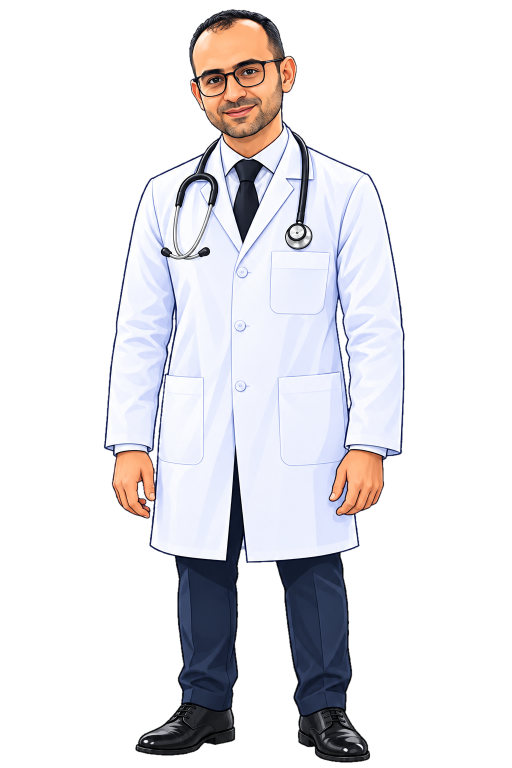
#> input picture sibo-animation/assets/character/doctor_cartoon_master.png, 1024 x 1536 px (shown at 1/2 size)
$ python build_master_rig.py
#> lines starting #> are read from the running program, lines starting #| are printed output that depends on the picture; after the words box and inside, x2 and y2 are one past the last pixel; in counts of white or black regions, pixels touching at a corner belong together
"""Build Dr. Sanad's animation rig from the approved master illustration
(assets/character/doctor_cartoon_master.png, transparent; made by scripts/clean_master.py).

Everything is cut from / warped out of that one image, so the character stays exactly as approved:
  torso.png            coat, shirt, tie, stethoscope, legs, upper arms (forearms and head removed;
                       the coat that was hidden behind each hand is rebuilt, the neck is extended under the head)
  forearm_l/r.png      sleeve below the elbow + hand, with a round elbow so it can rotate
  head_<shape>_<k>.png the head with the jaw opened by a warp: lower lip + chin move down and the mouth
                       interior (teeth, tongue) appears in the gap. shape: wide | round, k = 0..7
  brow_<name>.png      the brow band warped: up1, up2 (raised), concern (inner ends up)
  rig.json             offsets, pivots, eye positions (all in rig px = master px x 2)"""
from PIL import Image, ImageFilter, ImageDraw
import numpy as np, json, os, cv2
from scipy import ndimage as nd

ROOT = os.path.dirname(os.path.dirname(os.path.abspath(__file__)))
SRC = os.path.join(ROOT, 'assets/character/doctor_cartoon_master.png')
OUT = os.path.join(ROOT, 'assets/character/master_rig'); os.makedirs(OUT, exist_ok=True)
U = 2  # rig scale

m1 = Image.open(SRC).convert('RGBA')
#> m1 is the input picture: PIL image 1024x1536 RGBA; mean R, G, B, A 213.8, 212.8, 216.4, 91
M = m1.resize((m1.width * U, m1.height * U), Image.LANCZOS)
A = np.asarray(M).astype(np.float32)          # H x W x 4 (premultiplied later where needed)
H, W = A.shape[:2]
#> H = 3072; W = 2048
P = lambda pts: [(x * U, y * U) for x, y in pts]


def poly_mask(pts, blur=0):
    m = Image.new('L', (W, H), 0); ImageDraw.Draw(m).polygon(P(pts), fill=255)
    if blur: m = m.filter(ImageFilter.GaussianBlur(blur))
    return np.asarray(m).astype(np.float32) / 255


def ellipse_mask(cx, cy, rx, ry, blur=0):
    m = Image.new('L', (W, H), 0); ImageDraw.Draw(m).ellipse([(cx - rx) * U, (cy - ry) * U, (cx + rx) * U, (cy + ry) * U], fill=255)
    if blur: m = m.filter(ImageFilter.GaussianBlur(blur))
    return np.asarray(m).astype(np.float32) / 255


def save_crop(arr, name, pad=4):
    a = np.clip(arr, 0, 255).astype(np.uint8)
    ys, xs = np.where(a[..., 3] > 0)
    x0, y0, x1, y1 = max(xs.min() - pad, 0), max(ys.min() - pad, 0), min(xs.max() + pad, W), min(ys.max() + pad, H)
    Image.fromarray(a[y0:y1, x0:x1]).save(os.path.join(OUT, name + '.png'))
    return [int(x0), int(y0)]


def with_alpha(rgba, mask):
    o = rgba.copy(); o[..., 3] = rgba[..., 3] * mask; return o


meta = {'scale': U, 'size': [W, H], 'parts': {}}
alpha = A[..., 3] / 255
skin = (A[..., 0] > A[..., 2] + 25) & (alpha > 0.5)
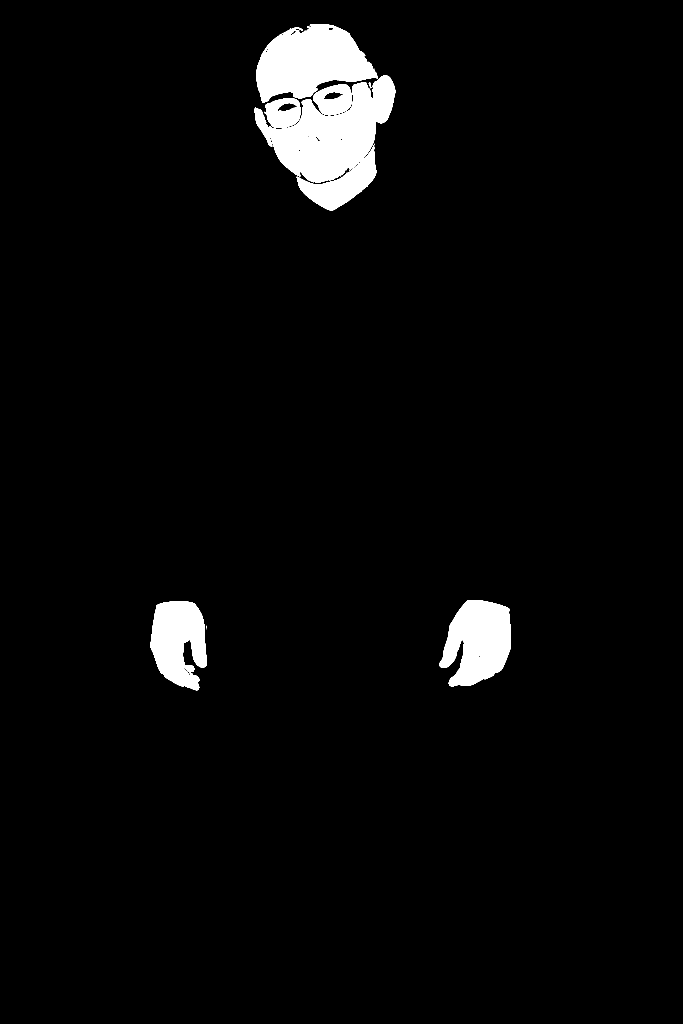
#> skin: shape (3072, 2048) bool (shown at 1/3 size); 3.5% white; 13 white regions (4 under 20 px), largest, box (x1, y1, x2, y2) and area: (764, 226, 1186, 548) 64901, (769, 72, 1133, 308) 54215, (1318, 1800, 1532, 2060) 39295

# ---------------------------------------------------------------- forearms
ARMS = {
    'l': {'pivot': (256, 626), 'r': 54,
          'sleeve': [(186, 618), (322, 618), (326, 660), (334, 690), (322, 780), (310, 880), (304, 905), (300, 1068), (186, 1068)],
          'hand_box': (186, 868, 336, 1068),
          'coat_fill': None},
    'r': {'pivot': (752, 626), 'r': 58,
          'sleeve': [(690, 618), (845, 618), (845, 1068), (716, 1068), (707, 960), (698, 880), (702, 700)],
          'hand_box': (628, 868, 800, 1068),
          # coat that the right hand hid: bounded by the coat edge (~(695,880) -> (720,1092))
          'coat_fill': [(676, 880), (698, 880), (708, 940), (714, 1000), (719, 1092), (626, 1092), (626, 938), (664, 938), (668, 912)]},
}
torso = A.copy()
for side, d in ARMS.items():
    px, py = d['pivot']
    sleeve = poly_mask(d['sleeve'])
    x0, y0, x1, y1 = d['hand_box']
    hb = np.zeros((H, W), bool); hb[y0 * U:y1 * U, x0 * U:x1 * U] = True
    hand = nd.binary_dilation(skin & hb, iterations=9) & (alpha > 0.05) & hb
    cuff = poly_mask([(x0, 870), (x1, 870), (x1, 915), (x0, 915)]) > 0
    cuff &= nd.binary_dilation(hand | (sleeve > 0), iterations=8)
    elbow = ellipse_mask(px, py, d['r'], d['r']) > 0
    piece = ((sleeve > 0) & (np.arange(H)[:, None] >= py * U - d['r'] * U)) | hand | (cuff & (alpha > 0.05))
    piece &= (elbow | (np.arange(H)[:, None] >= py * U))
    xs_ = np.arange(W)[None, :] / U
    piece |= elbow & (alpha > 0.05) & ((xs_ < 316) if side == 'l' else (xs_ > 692))
    pm = nd.gaussian_filter(piece.astype(np.float32), 0.8)
    meta['parts']['forearm_' + side] = {'offset': save_crop(with_alpha(A, pm), 'forearm_' + side), 'pivot': [px * U, py * U]}
    # torso: drop the forearm below the elbow line (the upper arm stays)
    below = (np.arange(H)[:, None] >= py * U) & np.ones((1, W), bool)
    keep = np.zeros((H, W), bool)                 # coat beside the elbow stays on the torso
    if side == 'l': keep[:665 * U, 312 * U:] = True
    else: keep[:665 * U, :696 * U] = True
    cut = nd.gaussian_filter((piece & below & ~keep).astype(np.float32), 0.8)
    torso[..., 3] *= (1 - cut)
    if d['coat_fill']:
        # rebuild the coat hidden behind the hand: inpaint from the surrounding coat, then restore the outline
        fill = poly_mask(d['coat_fill']) > 0
        hole = fill.copy()                  # repaint the whole patch (the art has a hand shadow on the coat)
        stale = torso[..., 3] < 200          # transparent pixels still carry the hand's colour: neutralise them
        torso[..., :3] = np.where(stale[..., None], np.array([228, 234, 250], np.float32), torso[..., :3])
        rgb = np.ascontiguousarray(torso[..., :3].astype(np.uint8))
        known = (torso[..., 3] > 200) & (poly_mask([(560, 936), (626, 936), (626, 1092), (560, 1092)]) > 0) & (torso[..., :3].sum(-1) > 600)
        # each row of the patch takes the coat colour just left of it (averaged, light pixels only), smoothed
        strip = torso[:, 596 * U:624 * U, :3]
        okm = (strip.sum(-1) > 600) & (torso[:, 596 * U:624 * U, 3] > 200)
        rowcol = (strip * okm[..., None]).sum(1) / np.maximum(okm.sum(1), 1)[:, None]
        rowcol = nd.gaussian_filter1d(rowcol, 6, axis=0)
        inp = np.broadcast_to(rowcol[:, None, :], torso[..., :3].shape)
        hm = nd.gaussian_filter(hole.astype(np.float32), 5 * U)[..., None] * hole[..., None] + \
             nd.gaussian_filter(hole.astype(np.float32), 5 * U)[..., None] * (~hole[..., None]) * (torso[..., 3:] > 200)
        hm = np.clip(hm * 1.6, 0, 1)
        torso[..., :3] = torso[..., :3] * (1 - hm) + inp * hm
        torso[..., 3] = np.where(hole, 255, torso[..., 3])
#> this loop made 2 passes
#> cuff: shape (3072, 2048) bool; 0.31% white; 1 white region, box (x1, y1, x2, y2) and area: (1361, 1740, 1601, 1831) 19794
#> hb: shape (3072, 2048) bool; 2.2% white; 1 white region, box (x1, y1, x2, y2) and area: (1256, 1736, 1600, 2136) 137600
#> hole: shape (3072, 2048) bool; 1% white; 1 white region, box (x1, y1, x2, y2) and area: (1252, 1760, 1439, 2185) 62689
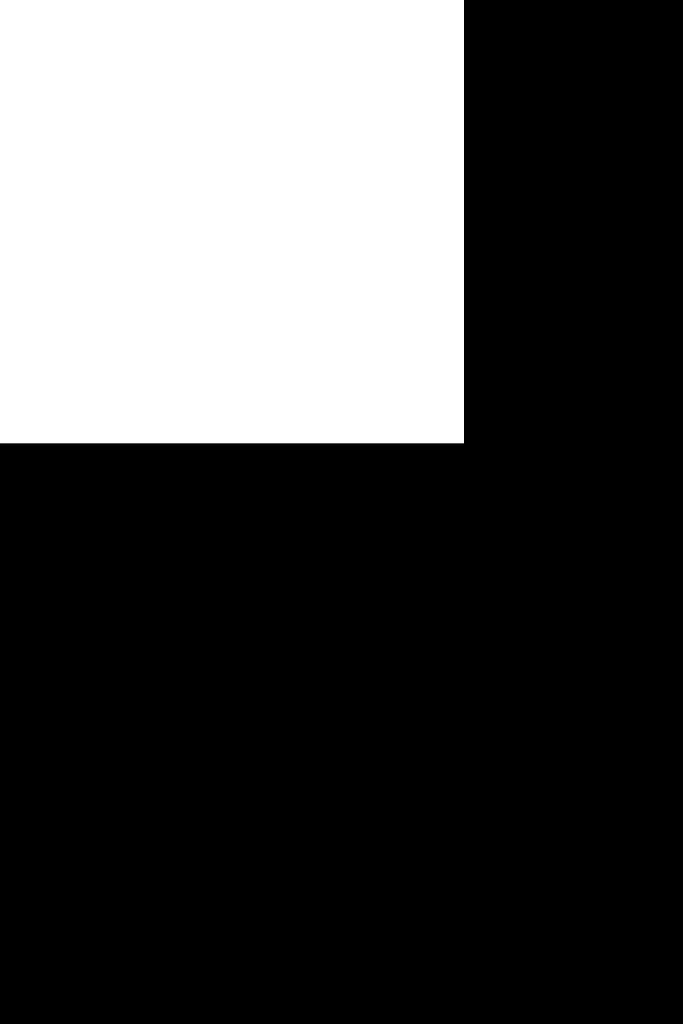
#> keep: shape (3072, 2048) bool (shown at 1/3 size); 29.4% white; 1 white region, box (x1, y1, x2, y2) and area: (0, 0, 1392, 1330) 1851360
#> piece: shape (3072, 2048) bool; 4.7% white; 1 white region, box (x1, y1, x2, y2) and area: (1309, 1136, 1691, 2137) 293297
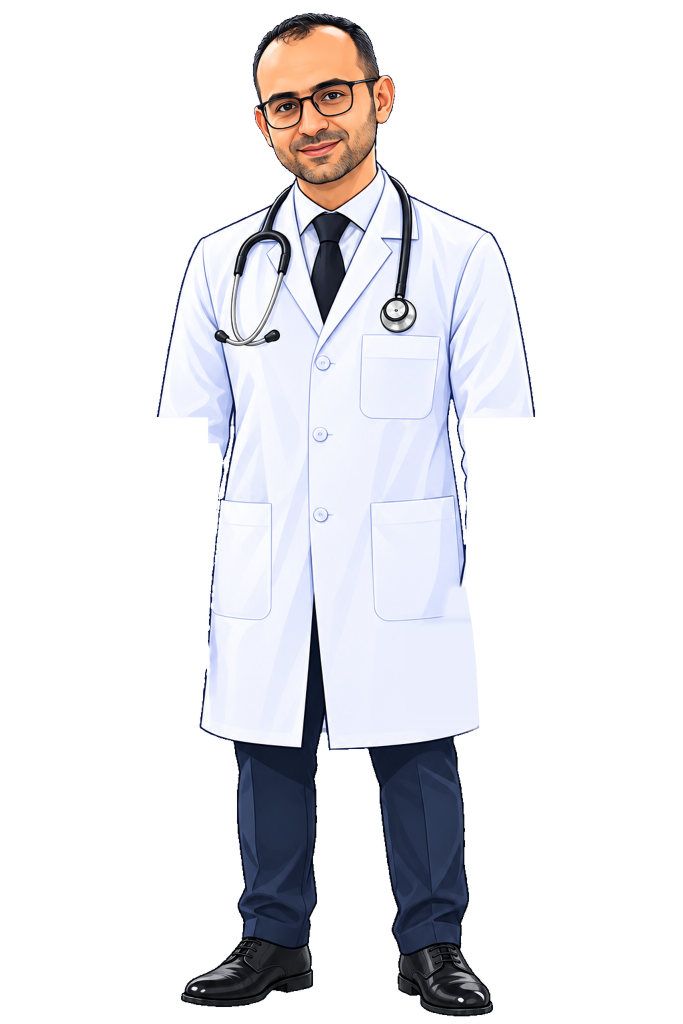
#> torso: shape (3072, 2048, 4) float32 (shown at 1/3 size); mean R, G, B, A 224.9, 226.4, 236.5, 79.5; transparent parts drawn white
#> after the loop, meta = 3 items

# coat edge outline where the right hand used to cover it
im_t = Image.fromarray(np.clip(torso, 0, 255).astype(np.uint8)); dr = ImageDraw.Draw(im_t)
dr.line(P([(697, 880), (705, 940), (712, 1000), (718, 1060), (720, 1092)]), fill=(14, 22, 70, 255), width=3 * U, joint='curve')
dr.line(P([(336, 700), (328, 780), (316, 880), (310, 960), (306, 1060), (305, 1090)]), fill=(14, 22, 70, 255), width=4 * U, joint='curve')
torso = np.asarray(im_t).astype(np.float32)

# ---------------------------------------------------------------- head
HEAD_C, HEAD_R = (485, 140), (118, 145)
head_m = np.maximum(ellipse_mask(*HEAD_C, *HEAD_R), poly_mask([(450, 250), (530, 240), (562, 258), (503, 316), (440, 272)]))
#> in ellipse_mask (call 3), `ImageDraw.Draw(m).ellipse([(cx - rx) * U, (cy - ry) * U, (cx + rx) * U`: m: PIL image 2048x3072 L; 3.4% white; 1 white region, box (x1, y1, x2, y2) and area: (734, 0, 1207, 571) 214945
#> in poly_mask (call 7), `ImageDraw.Draw(m).polygon(P(pts), fill=255)`: m: PIL image 2048x3072 L; 0.34% white; 1 white region, box (x1, y1, x2, y2) and area: (880, 480, 1125, 633) 21259
#> head_m: shape (3072, 2048) float32; values 0 (black) and 1 (white), 3.5% white; 1 white region, box (x1, y1, x2, y2) and area: (734, 0, 1207, 633) 221686
head_m = nd.gaussian_filter(head_m, 1.2) * (alpha > 0)
neck_rgb = A[290 * U:296 * U, 480 * U:515 * U, :3].reshape(-1, 3).mean(0)
#> neck_rgb = [228.4, 149, 101.5]
# torso: remove the head; under it, a neck column in neck colour (only seen as slivers when the head tilts)
torso[..., 3] *= (1 - ellipse_mask(*HEAD_C, HEAD_R[0] - 2, HEAD_R[1] - 6, blur=1))
#> in ellipse_mask (call 4), `ImageDraw.Draw(m).ellipse([(cx - rx) * U, (cy - ry) * U, (cx + rx) * U`: m: PIL image 2048x3072 L; 3.2% white; 1 white region, box (x1, y1, x2, y2) and area: (738, 2, 1203, 559) 203353
neckcol = poly_mask([(452, 200), (538, 196), (545, 270), (503, 312), (448, 268)], blur=2)
#> in poly_mask (call 8), `ImageDraw.Draw(m).polygon(P(pts), fill=255)`: m: PIL image 2048x3072 L; 0.55% white; 1 white region, box (x1, y1, x2, y2) and area: (896, 392, 1091, 625) 34527
torso[..., :3] = torso[..., :3] * (1 - neckcol[..., None]) * (torso[..., 3:] / 255) + neck_rgb * neckcol[..., None] \
    + torso[..., :3] * (1 - neckcol[..., None]) * (1 - torso[..., 3:] / 255)
torso[..., 3] = np.maximum(torso[..., 3], neckcol * 255)
meta['parts']['torso'] = {'offset': save_crop(torso, 'torso')}

# head bounding box (rig px)
hx0, hy0, hx1, hy1 = 360 * U, 0, 612 * U, 322 * U
HB = A[hy0:hy1, hx0:hx1].copy(); HM = head_m[hy0:hy1, hx0:hx1]
hh, hw = HB.shape[:2]
#> hh = 644; hw = 504
YY, XX = np.mgrid[0:hh, 0:hw].astype(np.float32)
X1 = (XX + hx0) / U; Y1 = (YY + hy0) / U             # master coords

# lip line (master px), measured on the art
LIP = np.array([(441, 225.5), (445, 225), (455, 226), (465, 225), (475, 223.5), (485, 222), (495, 220), (503, 217), (510, 212), (514, 209), (518, 207)])
Lx = np.interp(X1, LIP[:, 0], LIP[:, 1])
sm = lambda e0, e1, v: np.clip((v - e0) / (e1 - e0), 0, 1) ** 2 * (3 - 2 * np.clip((v - e0) / (e1 - e0), 0, 1))
SHAPES = {'wide': (444, 514, 7), 'round': (461, 503, 6)}
DROP = 12.0     # max jaw drop (master px)
LEVELS = 8


def premul(a): o = a.copy(); o[..., :3] *= a[..., 3:] / 255; return o
#> after `o[..., :3] *= a[..., 3:] / 255`:
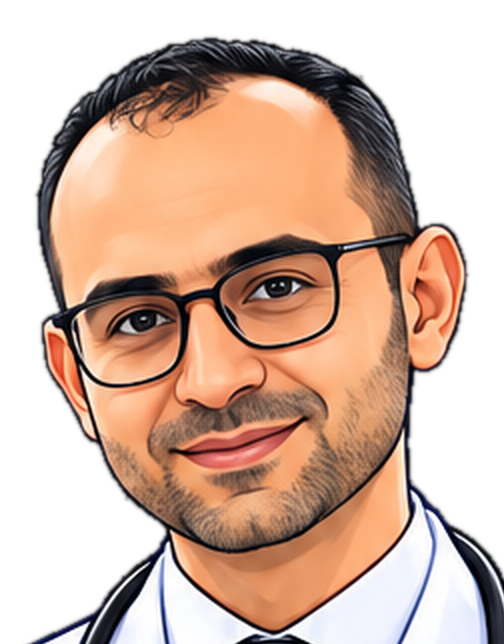
#> o: shape (644, 504, 4) float32; mean R, G, B, A 121.8, 91.9, 75.5, 166.5; transparent parts drawn white


HBp = premul(HB)
interior_top = np.array([58, 20, 24], np.float32); interior_bot = np.array([30, 10, 14], np.float32)
#> after `interior_top = np.array([58, 20, 24], np.float32)`: interior_top = [58, 20, 24]
#> after `interior_bot = np.array([30, 10, 14], np.float32)`: interior_bot = [30, 10, 14]
teeth = np.array([246, 242, 234], np.float32); tongue = np.array([190, 84, 92], np.float32)
#> after `teeth = np.array([246, 242, 234], np.float32)`: teeth = [246, 242, 234]
#> after `tongue = np.array([190, 84, 92], np.float32)`: tongue = [190, 84, 92]
for shape, (ma, mb, soft) in SHAPES.items():
    mouth = sm(ma, ma + soft, X1) * (1 - sm(mb - soft, mb, X1))
    g = np.exp(-((X1 - 480) / 48) ** 2)
    fall = 1 - sm(272, 300, Y1)
    for k in range(LEVELS):
        op = k / (LEVELS - 1)
        D = DROP * op * g * (0.55 + 0.45 * mouth)
        t = Y1 - Lx
        dy = D * fall * (mouth * (t > 0) + (1 - mouth) * sm(-14, 8, t))
        srcY = (YY - dy * U); srcX = XX
        warped = np.stack([nd.map_coordinates(HBp[..., c], [srcY, srcX], order=1, mode='nearest') for c in range(4)], -1)
        wm = nd.map_coordinates(HM, [srcY, srcX], order=1, mode='nearest')
        # mouth interior where the lip line opened
        gap = (t >= 0) & ((Y1 - dy) < Lx) & (mouth > 0.02)
        gh = np.maximum(dy, 1e-3)                       # local gap height (master px)
        u = np.clip(t / gh, 0, 1)                       # 0 at upper lip .. 1 at lower lip
        col = interior_top * (1 - u[..., None]) + interior_bot * u[..., None]
        tb = nd.gaussian_filter(np.clip((np.minimum(gh * 0.45, 4.6) - t) / 0.6, 0, 1) * np.clip((mouth - 0.3) / 0.4, 0, 1), 0.8)
        teeth_sh = teeth * (0.9 + 0.1 * np.clip(1 - t / 4.6, 0, 1))[..., None]
        col = col * (1 - tb[..., None]) + teeth_sh * tb[..., None]
        tong = (u > 0.62) & (mouth > 0.4) & (np.abs(X1 - (ma + mb) / 2) < (mb - ma) * 0.3)
        tg = nd.gaussian_filter(tong.astype(np.float32), 1.5)[..., None]
        col = col * (1 - tg * 0.6) + tongue * tg * 0.6
        ga = nd.gaussian_filter(gap.astype(np.float32), 0.7) * mouth
        out = warped.copy()
        out[..., :3] = out[..., :3] * (1 - ga[..., None]) + col * ga[..., None] * 255 / 255 * 1.0 * (out[..., 3:] / 255).clip(0, 1) \
            + col * ga[..., None] * (1 - (out[..., 3:] / 255).clip(0, 1))
        out[..., 3] = np.maximum(out[..., 3], ga * 255)
        out[..., 3] *= np.clip(wm + ga, 0, 1)
        # un-premultiply
        a3 = np.maximum(out[..., 3:], 1e-3)
        res = np.concatenate([np.clip(out[..., :3] * 255 / a3, 0, 255) * (out[..., 3:] > 0), out[..., 3:]], -1)
        Image.fromarray(res.astype(np.uint8)).save(os.path.join(OUT, f'head_{shape}_{k}.png'))
#> this loop made 2 passes
#> pass 1, `fall = 1 - sm(272, 300, Y1)`:
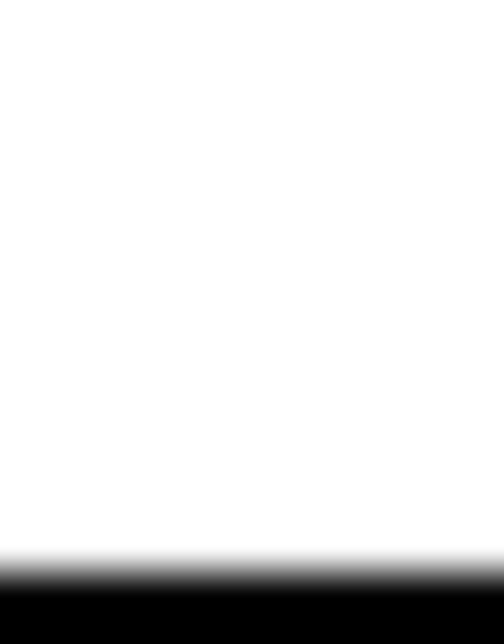
#> fall: shape (644, 504) float32; min 0, max 1, mean 0.889
#> after the loop:
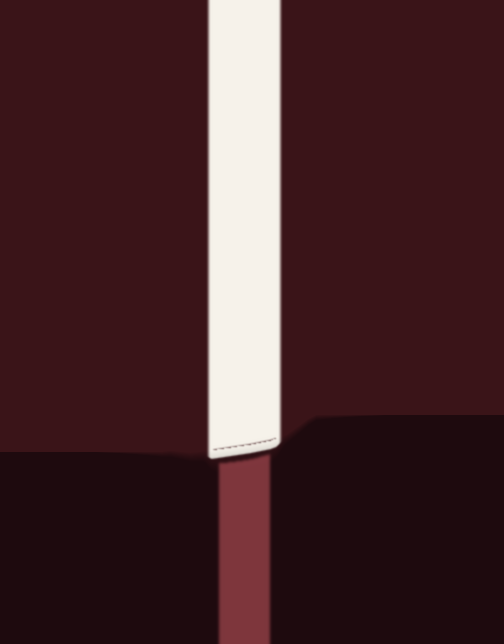
#> col: shape (644, 504, 3) float64; mean R, G, B 70.7, 40.4, 43.2
#> after the loop:
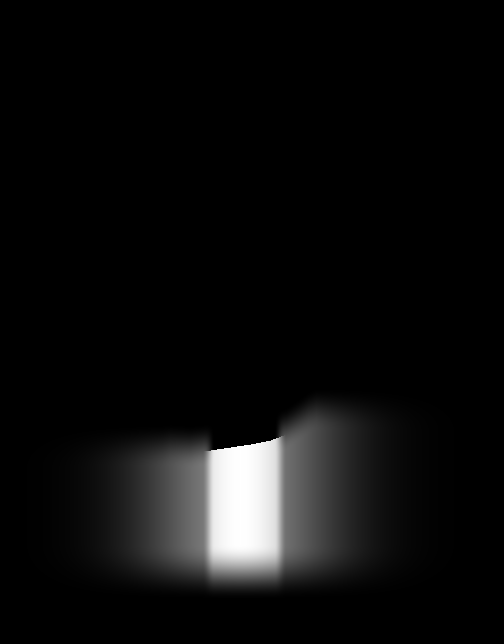
#> dy: shape (644, 504) float64; min 0, max 12, mean 0.615; drawn with min black and max white
meta['parts']['head'] = {'offset': [hx0, hy0], 'pivot': [503 * U, 300 * U], 'levels': LEVELS, 'shapes': list(SHAPES)}

# ---------------------------------------------------------------- brows (warped brow band over the glasses rim)
RIM = np.array([(398, 156), (420, 151), (440, 150), (458, 148), (470, 140), (485, 133), (505, 129), (525, 126), (540, 125)])
Rx = np.interp(X1, RIM[:, 0], RIM[:, 1])
band = np.clip(1 - sm(18, 30, Rx - Y1), 0, 1) * (Y1 < Rx) * sm(398, 410, X1) * (1 - sm(528, 540, X1))
band = nd.gaussian_filter(band, 2.0)
BROWS = {'up1': (2.2, None), 'up2': (4.2, None), 'concern': (3.2, 'inner')}
for name, (R, kind) in BROWS.items():
    w = np.ones_like(X1)
    if kind == 'inner':   # inner ends (toward the nose, x≈462..472) rise, outer ends stay
        w = np.exp(-((X1 - 466) / 22) ** 2) + 0.15
    v = sm(0, 4, Rx - Y1)                                # 0 at the rim, 1 a few px above it
    dy = R * w * v
    srcY = YY + dy * U
    warped = np.stack([nd.map_coordinates(HBp[..., c], [srcY, XX], order=1, mode='nearest') for c in range(4)], -1)
    warped[..., 3] *= band
    warped[..., :3] *= band[..., None]
    a3 = np.maximum(warped[..., 3:], 1e-3)
    res = np.concatenate([np.clip(warped[..., :3] * 255 / a3, 0, 255), warped[..., 3:]], -1)
    Image.fromarray(res.astype(np.uint8)).save(os.path.join(OUT, f'brow_{name}.png'))

# eyes (master px): centre, half-width, half-height, tilt — for procedural blinks
meta['eyes'] = [[430 * U, 160 * U, 17 * U, 7.5 * U, -0.08], [501 * U, 145 * U, 18 * U, 7.5 * U, -0.16]]
meta['lid'] = [226, 152, 112]   # eyelid skin tone (picked from the cheeks just below the lenses)
meta['feet'] = [500 * U, 1500 * U]
json.dump(meta, open(os.path.join(OUT, 'rig.json'), 'w'), indent=1)
print(json.dumps(meta['parts'], indent=None)[:400])
#> (printed output is left out)
